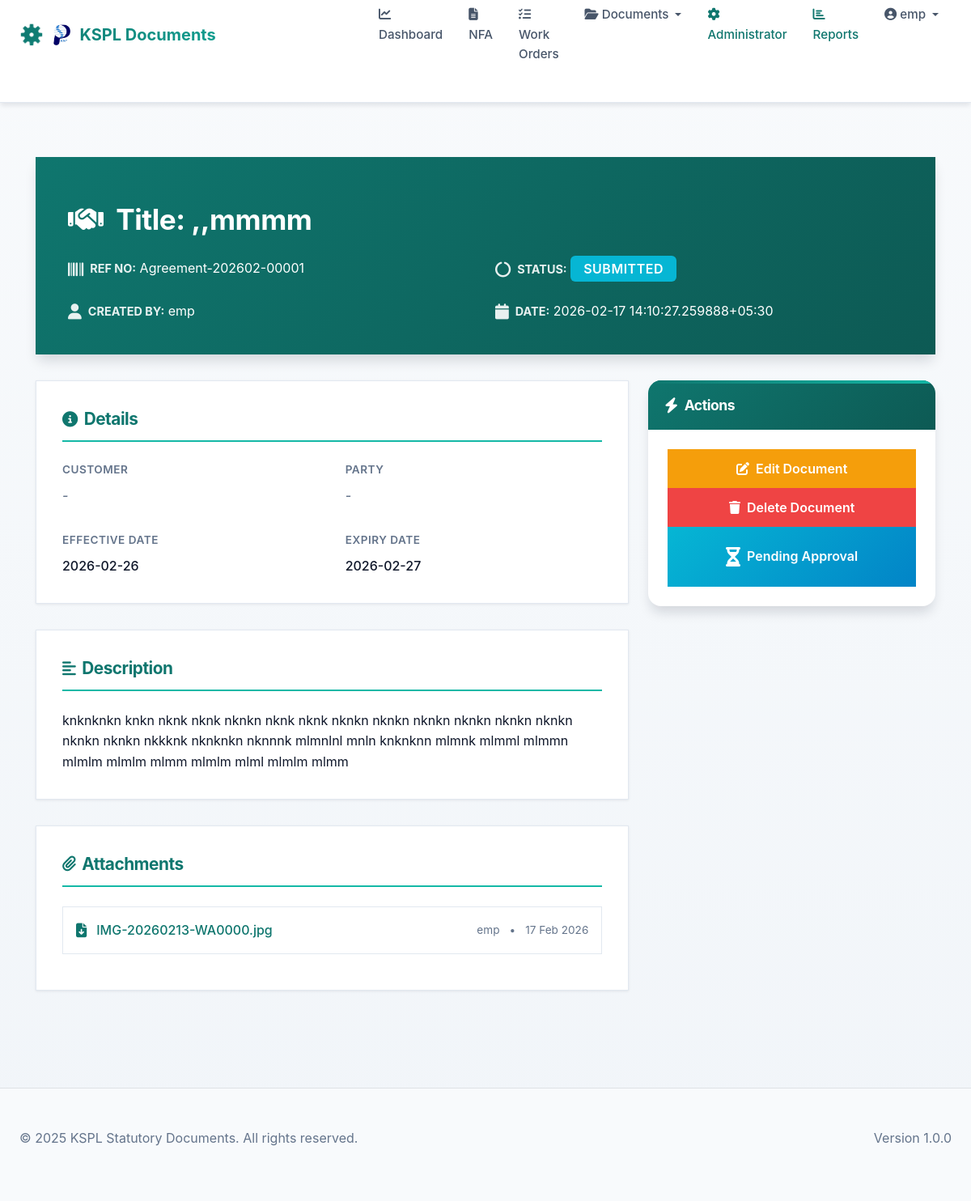
Screenshot of /agreements/1/view (signed in) with the database file from the repository.
### models/__init__.py (models this page shows, shortened)
class User(UserMixin, db.Model):
    __tablename__ = 'users'
    id = db.Column(db.Integer, primary_key=True)
    username = db.Column(db.String(120), unique=True, nullable=False)
    email = db.Column(db.String(120), unique=True, nullable=False)
    password_hash = db.Column(db.String(255), nullable=False)
    first_name = db.Column(db.String(120))
    last_name = db.Column(db.String(120))
    department_id = db.Column(db.Integer, db.ForeignKey('departments.id'))
    is_active = db.Column(db.Boolean, default=True)
    created_at = db.Column(db.DateTime, default=datetime.utcnow)
    roles = db.relationship('Role', secondary='user_roles', backref=db.backref('users', lazy='dynamic'))
    department = db.relationship('Department', backref='users')
    def has_permission(self, permission):
        for role in self.roles:
            if permission in [p.name for p in role.permissions]:
                return True
        return False
    def has_role(self, role_name):
        return any(role.name == role_name for role in self.roles)

class Agreement(db.Model):
    __tablename__ = 'agreements'
    id = db.Column(db.Integer, primary_key=True)
    reference_number = db.Column(db.String(120), unique=True, nullable=False)
    title = db.Column(db.String(255), nullable=False)
    description = db.Column(db.Text)
    status = db.Column(db.String(120), default='Draft')
    created_by_id = db.Column(db.Integer, db.ForeignKey('users.id'), nullable=False)
    department_id = db.Column(db.Integer, db.ForeignKey('departments.id'))
    customer_id = db.Column(db.Integer, db.ForeignKey('customers.id'))
    party_id = db.Column(db.Integer, db.ForeignKey('parties.id'))
    created_at = db.Column(db.DateTime, default=datetime.utcnow)
    updated_at = db.Column(db.DateTime, default=datetime.utcnow, onupdate=datetime.utcnow)
    rejected_remarks = db.Column(db.Text)
    effective_date = db.Column(db.DateTime)
    expiry_date = db.Column(db.DateTime)
    created_by = db.relationship('User', backref=db.backref('agreement_created', lazy='dynamic'))
    department = db.relationship('Department', backref='agreement_documents')
    customer = db.relationship('Customer', backref='agreements')
    party = db.relationship('Party', backref='agreements')
    attachments = db.relationship('Attachment', backref='agreement', lazy=True, cascade='all, delete-orphan')
    approvals = db.relationship('ApprovalHistory', backref='agreement', lazy=True, cascade='all, delete-orphan')

class Attachment(db.Model):
    __tablename__ = 'attachments'
    id = db.Column(db.Integer, primary_key=True)
    filename = db.Column(db.String(255), nullable=False)
    file_path = db.Column(db.String(500), nullable=False)
    file_size = db.Column(db.Integer)
    uploaded_by_id = db.Column(db.Integer, db.ForeignKey('users.id'), nullable=False)
    uploaded_at = db.Column(db.DateTime, default=datetime.utcnow)
    is_readonly = db.Column(db.Boolean, default=False)
    nfa_id = db.Column(db.Integer, db.ForeignKey('nfa.id'))
    work_order_id = db.Column(db.Integer, db.ForeignKey('work_orders.id'))
    cost_contract_id = db.Column(db.Integer, db.ForeignKey('cost_contracts.id'))
    revenue_contract_id = db.Column(db.Integer, db.ForeignKey('revenue_contracts.id'))
    agreement_id = db.Column(db.Integer, db.ForeignKey('agreements.id'))
    statutory_document_id = db.Column(db.Integer, db.ForeignKey('statutory_documents.id'))
    uploaded_by = db.relationship('User', backref='attachments')

### routes/main.py (the view)
@main_bp.route('/agreements/<int:id>/view', methods=['GET'])
@login_required
def agreement_view(id):
    agreement = Agreement.query.get_or_404(id)
    approvals = ApprovalHistory.query.filter_by(agreement_id=id).all()
    can_edit = (agreement.status != 'Approved' and (agreement.created_by_id == current_user.id or current_user.has_permission('edit_all'))) or (agreement.status == 'Approved' and current_user.has_role('admin'))
    return render_template('pages/agreement_view.html', agreement=agreement, approvals=approvals, can_edit=can_edit)

### templates/pages/agreement_view.html
{% extends "index.html" %}
{% block content %}
<div class="container mt-4">
    <div class="doc-header">
        <h1><i class="fas fa-handshake me-2"></i> Title: {{ agreement.title }}</h1>
        <div class="header-meta">
            <div class="meta-item">
                <i class="fas fa-barcode"></i>
                <div>
                    <strong>Ref No:</strong>
                    <span>{{ agreement.reference_number }}</span>
                </div>
            </div>
            <div class="meta-item">
                <i class="fas fa-circle-notch"></i>
                <div>
                    <strong>Status:</strong>
                    <span>
                        {% if agreement.status == 'Draft' %}
                            <span class="badge bg-secondary">Draft</span>
                        {% elif agreement.status == 'Submitted' %}
                            <span class="badge bg-info">Submitted</span>
                        {% elif agreement.status == 'Approved' %}
                            <span class="badge bg-success">Approved</span>
                        {% else %}
                            <span class="badge bg-danger">Rejected</span>
                        {% endif %}
                    </span>
                </div>
            </div>
            <div class="meta-item">
                <i class="fas fa-user"></i>
                <div>
                    <strong>Created By:</strong>
                    <span>{{ agreement.created_by.username }}</span>
                </div>
            </div>
            <div class="meta-item">
                <i class="fas fa-calendar"></i>
                <div>
                    <strong>Date:</strong>
                    <span>{{ agreement.created_at|to_ist|default('N/A') }}</span>
                </div>
            </div>
        </div>
    </div>
    <div class="row">
        <div class="col-lg-8">
            <div class="doc-details-section">
                <h3><i class="fas fa-info-circle"></i>Details</h3>
                <div class="doc-details-grid">
                    <div class="doc-detail-item">
                        <label>Customer</label>
                        <span>{% if agreement.customer %}{{ agreement.customer.code }} - {{ agreement.customer.name }}{% else %}<span class="empty">-</span>{% endif %}</span>
                    </div>
                    <div class="doc-detail-item">
                        <label>Party</label>
                        <span>{% if agreement.party %}{{ agreement.party.code }} - {{ agreement.party.name }}{% else %}<span class="empty">-</span>{% endif %}</span>
                    </div>
                    <div class="doc-detail-item">
                        <label>Effective Date</label>
                        <span>{% if agreement.effective_date %}{{ agreement.effective_date.strftime('%Y-%m-%d') }}{% else %}<span class="empty">-</span>{% endif %}</span>
                    </div>
                    <div class="doc-detail-item">
                        <label>Expiry Date</label>
                        <span>{% if agreement.expiry_date %}{{ agreement.expiry_date.strftime('%Y-%m-%d') }}{% else %}<span class="empty">-</span>{% endif %}</span>
                    </div>
                </div>
            </div>
            <div class="doc-details-section">
                <h3><i class="fas fa-align-left"></i>Description</h3>
                <p style="margin: 0; color: var(--dark); line-height: 1.6;">
                    {{ agreement.description or '<span class="empty" style="color: var(--gray);">No description provided</span>'|safe }}
                </p>
            </div>
            <div class="doc-attachments">
                <h3><i class="fas fa-paperclip"></i>Attachments</h3>
                {% if agreement.attachments %}
                <div>
                    {% for attachment in agreement.attachments %}
                    <div class="attachment-item">
                        <a href="{{ url_for('main.download_attachment', attachment_id=attachment.id) }}">
                            <i class="fas fa-file-download"></i>
                            <span>{{ attachment.filename }}</span>
                        </a>
                        <div class="attachment-meta">
                            <span>{{ attachment.uploaded_by.username }}</span>
                            <span>•</span>
                            <span>{{ attachment.uploaded_at.strftime('%d %b %Y') }}</span>
                        </div>
                    </div>
                    {% endfor %}
                </div>
                {% else %}
                <p style="color: var(--gray); font-style: italic; margin: 0;">No attachments uploaded</p>
                {% endif %}
            </div>
        </div>
        <div class="col-lg-4">
            <div class="doc-actions">
                <div class="card">
                    <div class="card-header">
                        <h5><i class="fas fa-bolt"></i>Actions</h5>
                    </div>
                    <div class="card-body">
                        {% if agreement.status == 'Approved' and not current_user.has_role('admin') %}
                        <div class="status-approved">
                            <i class="fas fa-check-circle"></i>
                            <span>Approved</span>
                        </div>
                        {% else %}
                            {% if can_edit %}
                            <a href="{{ url_for('main.agreement_edit', id=agreement.id) }}" class="btn btn-warning w-100">
                                <i class="fas fa-edit"></i>Edit Document
                            </a>
                            <form method="POST" action="{{ url_for('main.agreement_delete', id=agreement.id) }}" class="d-inline w-100">
                                <button type="submit" class="btn btn-danger w-100" onclick="return confirm('Are you sure you want to delete this document?');">
                                    <i class="fas fa-trash"></i>Delete Document
                                </button>
                            </form>
                            {% endif %}
                            {% if agreement.status == 'Draft' %}
                            <form method="POST" action="{{ url_for('main.agreement_submit', id=agreement.id) }}" class="w-100">
                                <button type="submit" class="btn btn-primary w-100">
                                    <i class="fas fa-paper-plane"></i>Submit for Approval
                                </button>
                            </form>
                            {% elif agreement.status == 'Submitted' %}
                                {% if current_user.has_role('hod') or current_user.has_permission('admin_access') %}
                                <a href="{{ url_for('main.agreement_approval_detail', id=agreement.id) }}" class="btn btn-info w-100">
                                    <i class="fas fa-eye"></i>View Approval
                                </a>
                                {% else %}
                                <div class="status-pending">
                                    <i class="fas fa-hourglass-half"></i>
                                    <span>Pending Approval</span>
                                </div>
                                {% endif %}
                            {% elif agreement.status == 'Rejected' and current_user.id == agreement.created_by_id %}
                            <form method="POST" action="{{ url_for('main.agreement_submit', id=agreement.id) }}" class="w-100">
                                <button type="submit" class="btn btn-primary w-100">
                                    <i class="fas fa-redo"></i>Resubmit
                                </button>
                            </form>
                            {% endif %}
                        {% endif %}
                    </div>
                </div>
            </div>
        </div>
    </div>
</div>
{% endblock %}

### templates/index.html (shortened to what this page needs)
<!DOCTYPE html>
<html lang="en">
<head>
    <link href="https://cdn.jsdelivr.net/npm/bootstrap@5.1.3/dist/css/bootstrap.min.css" rel="stylesheet">
    <link rel="stylesheet" href="https://cdnjs.cloudflare.com/ajax/libs/font-awesome/6.4.0/css/all.min.css">
    <link rel="stylesheet" href="https://cdnjs.cloudflare.com/ajax/libs/tempusdominus-bootstrap-4/5.39.0/css/tempusdominus-bootstrap-4.min.css" />
    <link rel="stylesheet" href="{{ url_for('static', filename='main.css') }}">
</head>
<body>
    <nav class="navbar navbar-expand-lg navbar-light" style="padding: initial;">
        <div class="container-fluid px-4">
            <a class="navbar-brand d-flex align-items-center" href="{% if current_user.is_authenticated %}{% if current_user.has_role('admin') %}{{ url_for('admin.admin_dashboard') }}{% else %}{{ url_for('main.dashboard') }}{% endif %}{% else %}{{ url_for('auth.login') }}{% endif %}" style="gap: 12px;">
                <img style="max-width: 5%; height: auto;" src="{{ url_for('static', filename='images/ksp-logo.png') }}" alt="KSP Logo" height="40" class="img-fluid">
                <span>KSPL Documents</span>
            </a>
            <div class="collapse navbar-collapse" id="navbarNav">
                <ul class="navbar-nav ms-auto">
                    {% if current_user.is_authenticated %}
                        <li class="nav-item">
                            <a class="nav-link" href="{{ url_for('main.dashboard') }}">
                                <i class="fas fa-chart-line me-1"></i>Dashboard
                            </a>
                        </li>
                        <li class="nav-item">
                            <a class="nav-link" href="{{ url_for('main.nfa_list') }}">
                                <i class="fas fa-file-alt me-1"></i>NFA
                            </a>
                        </li>
                        <li class="nav-item">
                            <a class="nav-link" href="{{ url_for('main.work_order_list') }}">
                                <i class="fas fa-tasks me-1"></i>Work Orders
                            </a>
                        </li>
                        <li class="nav-item dropdown">
                            <a class="nav-link dropdown-toggle" href="#" id="documentsDropdown" role="button" data-bs-toggle="dropdown" aria-expanded="false">
                                <i class="fas fa-folder-open me-1"></i>Documents
                            </a>
                        </li>
                        <li class="nav-item">
                            <a class="nav-link text-primary" href="{{ url_for('admin.admin_dashboard') }}">
                                <i class="fas fa-cog me-1"></i>Administrator
                            </a>
                        </li>
                        <li class="nav-item">
                            <a class="nav-link text-primary" href="{{ url_for('admin.reports') }}">
                                <i class="fas fa-chart-bar me-1"></i>Reports
                            </a>
                        </li>
                        <li class="nav-item dropdown">
                            <a class="nav-link dropdown-toggle" href="#" id="userDropdown" role="button" data-bs-toggle="dropdown" aria-expanded="false">
                                <i class="fas fa-user-circle me-1"></i>{{ current_user.username }}
                            </a>
                        </li>
                    {% else %}
                        <li class="nav-item">
                            <a class="nav-link" href="{{ url_for('auth.login') }}">
                                <i class="fas fa-sign-in-alt me-1"></i>Login
                            </a>
                        </li>
                    {% endif %}
                </ul>
            </div>
        </div>
    </nav>
    <div class="container-fluid">
        {% block content %}{% endblock %}
    </div>
    <footer class="bg-light border-top mt-5 py-4">
        <div class="container-fluid px-4">
            <div class="row">
                <div class="col-md-6">
                    <p class="text-muted mb-0">© 2025 KSPL Statutory Documents. All rights reserved.</p>
                </div>
                <div class="col-md-6 text-md-end">
                    <p class="text-muted mb-0">Version 1.0.0</p>
                </div>
            </div>
        </div>
    </footer>
</body>
</html>

### rows the page displays
User: username "emp", created_by.username "emp"
Agreement: title ",,mmmm", reference_number "Agreement-202602-00001", created_at|to_ist "2026-02-17 14:10:27.259888+05:30", effective_date "2026-02-26", expiry_date "2026-02-27", description "knknknkn knkn nknk nknk nknkn nknk nknk nknkn nknkn nknkn nknkn nknkn nknkn nknkn nknkn nkkknk nknknkn nknnnk mlmnlnl mnln knknknn mlmnk mlmml mlmmn mlmlm mlmlm mlmm mlmlm mlml mlmlm mlmm"
Attachment: filename "IMG-20260213-WA0000.jpg", uploaded_by.username "emp", uploaded_at "17 Feb 2026"
